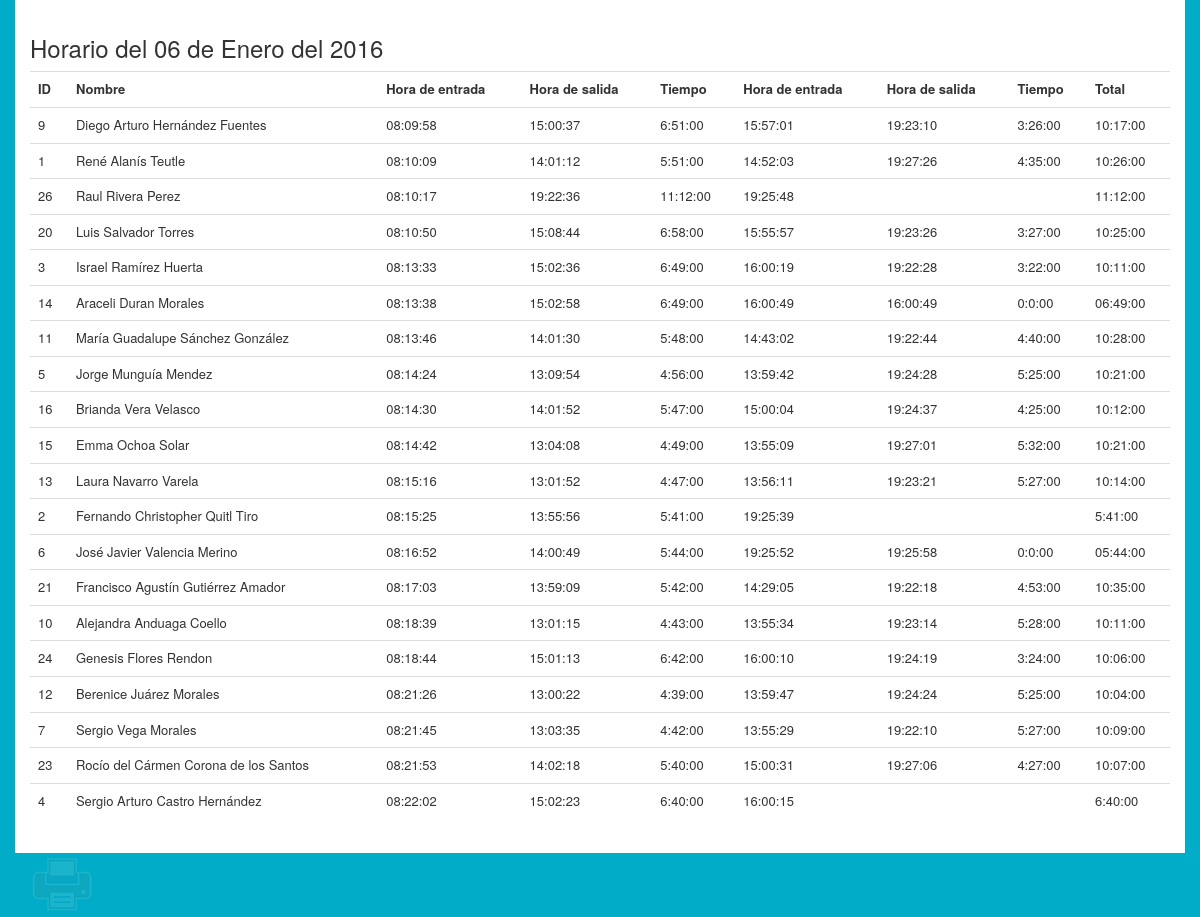
The app's page /horario-diario.php?date=2016-01-06, older data.
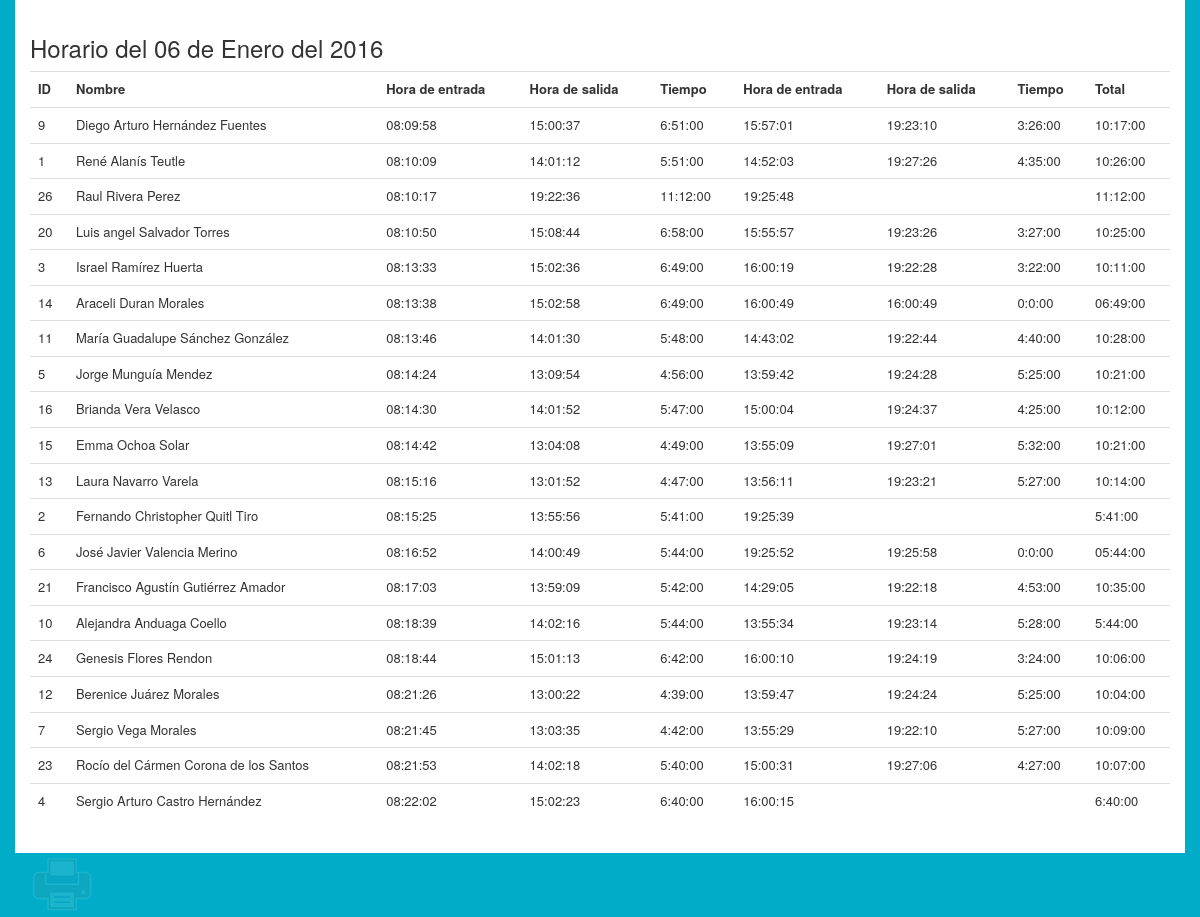
The same page, newer data.
### tables this page shows
CREATE TABLE IF NOT EXISTS `horario` (
  `idhorario` int(11) NOT NULL AUTO_INCREMENT,
  `dia_entrada` date DEFAULT NULL,
  `hora_entrada` time DEFAULT NULL,
  `dia_salida` date DEFAULT NULL,
  `hora_salida` time DEFAULT NULL,
  `tiempo` varchar(8) NOT NULL,
  `tiempo_decimal` float(5,2) NOT NULL,
  `despues_entrada` time DEFAULT NULL,
  `despues_salida` time DEFAULT NULL,
  `despues_tiempo` varchar(8) DEFAULT NULL,
  `despues_tiempo_decimal` float(5,2) DEFAULT NULL,
  `total` varchar(8) DEFAULT NULL,
  `total_decimal` float(5,2) DEFAULT NULL,
  `personal_idpersonal` int(11) NOT NULL,
  PRIMARY KEY (`idhorario`,`personal_idpersonal`),
  KEY `fk_horario_personal1_idx` (`personal_idpersonal`)
);

CREATE TABLE IF NOT EXISTS `personal` (
  `idpersonal` int(11) NOT NULL AUTO_INCREMENT,
  `nombre` varchar(45) DEFAULT NULL,
  `apellidos` varchar(45) DEFAULT NULL,
  `foto` varchar(100) DEFAULT NULL,
  `tolerancia` time NOT NULL,
  `privilegios_idprivilegios` int(11) NOT NULL,
  `usuario_idusuario` int(11) NOT NULL,
  PRIMARY KEY (`idpersonal`,`privilegios_idprivilegios`),
  KEY `fk_personal_privilegios1_idx` (`privilegios_idprivilegios`),
  KEY `fk_personal_usuario1_idx` (`usuario_idusuario`)
);

### horario-diario.php (the view, shortened to what this page needs)
<html>
<head>
<link rel="stylesheet" type="text/css" href="css/bootstrap.min.css">
<link rel="stylesheet" type="text/css" href="css/imprimir.css">
<link rel="stylesheet" type="text/css" href="css/main.css">
</head>
<body>
<?php
$fecha =  $_GET['date'];
$annio = substr($fecha, 0,4);
$mes = substr($fecha, 5,2);
$dia = substr($fecha, 8,2);
$meses = array('01' =>  'Enero',
			'02' =>  'Febrero',
			'03' =>  'Marzo',
			'04' =>  'Abril',
			'05' =>  'Mayo',
			'06' =>  'Junio',
			'07' =>  'Julio',
			'08' =>  'Agosto',
			'09' =>  'Septiembre',
			'10' =>  'Octubre',
			'11' =>  'Noviembre',
			'12' =>  'Diciembre',);
$nombre_mes = $meses[$mes];
	?>
	<div class="container">
		<div class="row horario">
			<h3>Horario del <?php echo $dia." de ".$nombre_mes. " del ".$annio; ?></h3>
			<div class="table-responsive">
				<table class="table">
					<tr>
						<th>ID</th>
						<th>Nombre</th>
						<th>Hora de entrada</th>
						<th>Hora de salida</th>
						<th>Tiempo</th>
						<th>Hora de entrada</th>
						<th>Hora de salida</th>
						<th>Tiempo</th>
						<th>Total</th>
					</tr>
					<?php
						include('conexion.php');
						$datos = "select idpersonal,nombre,apellidos,dia_entrada,hora_entrada,hora_salida,tiempo,despues_entrada,despues_salida,despues_tiempo,total from horario,personal where personal.idpersonal = horario.personal_idpersonal and dia_entrada = '$fecha' order by hora_entrada";
						$horario = mysql_query($datos, $conexion) or die(mysql_error());
						while ($rows = mysql_fetch_assoc($horario)) {
							echo "<tr>";
							$idpersonal = $rows['idpersonal'];
							echo "<td>".$idpersonal."</td>";
							$nombre = $rows['nombre']. " " .$apellido = $rows['apellidos'];
							echo "<td>".$nombre."</td>";
							$entrada = $rows['hora_entrada'];
							echo "<td>".$entrada."</td>";
							$salida = $rows['hora_salida'];
							echo "<td>".$salida."</td>";
							$tiempo = $rows['tiempo'];
							echo "<td>".$tiempo."</td>";
							$entrada = $rows['despues_entrada'];
							echo "<td>".$entrada."</td>";
							$salida = $rows['despues_salida'];
							echo "<td>".$salida."</td>";
							$tiempo = $rows['despues_tiempo'];
							echo "<td>".$tiempo."</td>";
							$total = $rows['total'];
							echo "<td>".$total."</td>";
							echo "</tr>";
						}
					?>
				</table>
			</div>
		</div>
		<button onclick='window.print()' type='button' id='btnImprimir'></button>
	</div>
</body>

Row changes from the older to the newer data that the page shows:
changed through a linked row, horario: personal.nombre+apellidos "Luis Salvador Torres" → "Luis angel Salvador Torres"
changed horario "Alejandra Anduaga Coello": hora_salida "13:01:15" → "14:02:16"; tiempo "4:43:00" → "5:44:00"; total "10:11:00" → "5:44:00"
